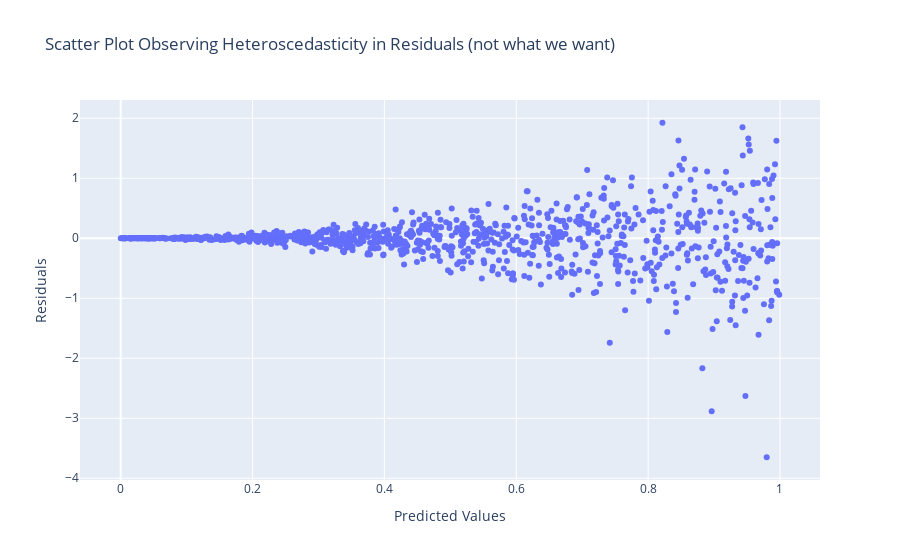

Notebook code for this chart:
### Code cell
# What we are not looking for, notice the "cone shape" as the points continue to spread
# Notice the scale of the axis in both plots!

import plotly.graph_objects as go
import numpy as np

np.random.seed(123)
n = 1000
predicted_values = np.random.uniform(0, 1, n)
residuals = np.random.normal(0, predicted_values**2, n)

scatter_residuals = go.Scatter(x=predicted_values, y=residuals, mode='markers', name='Residuals')

layout_residuals = go.Layout(title='Scatter Plot Observing Heteroscedasticity in Residuals (not what we want)',
                             xaxis=dict(title='Predicted Values'), yaxis=dict(title='Residuals'))

fig_residuals = go.Figure(data=[scatter_residuals], layout=layout_residuals)
fig_residuals.show()

### Figure 1 — Plotly figure (JSON) as saved in the notebook; plotly's stock layout.template omitted (floating-point values rounded to 4 significant figures; data arrays with more than 128 entries replaced by an {"elided": "..."} marker saying what was removed)
{"data": [{"mode": "markers", "name": "Residuals", "type": "scatter", "x": {"elided": "1000 float values"}, "y": {"elided": "1000 float values"}}], "layout": {"title": {"text": "Scatter Plot Observing Heteroscedasticity in Residuals (not what we want)"}, "xaxis": {"title": {"text": "Predicted Values"}}, "yaxis": {"title": {"text": "Residuals"}}}}
